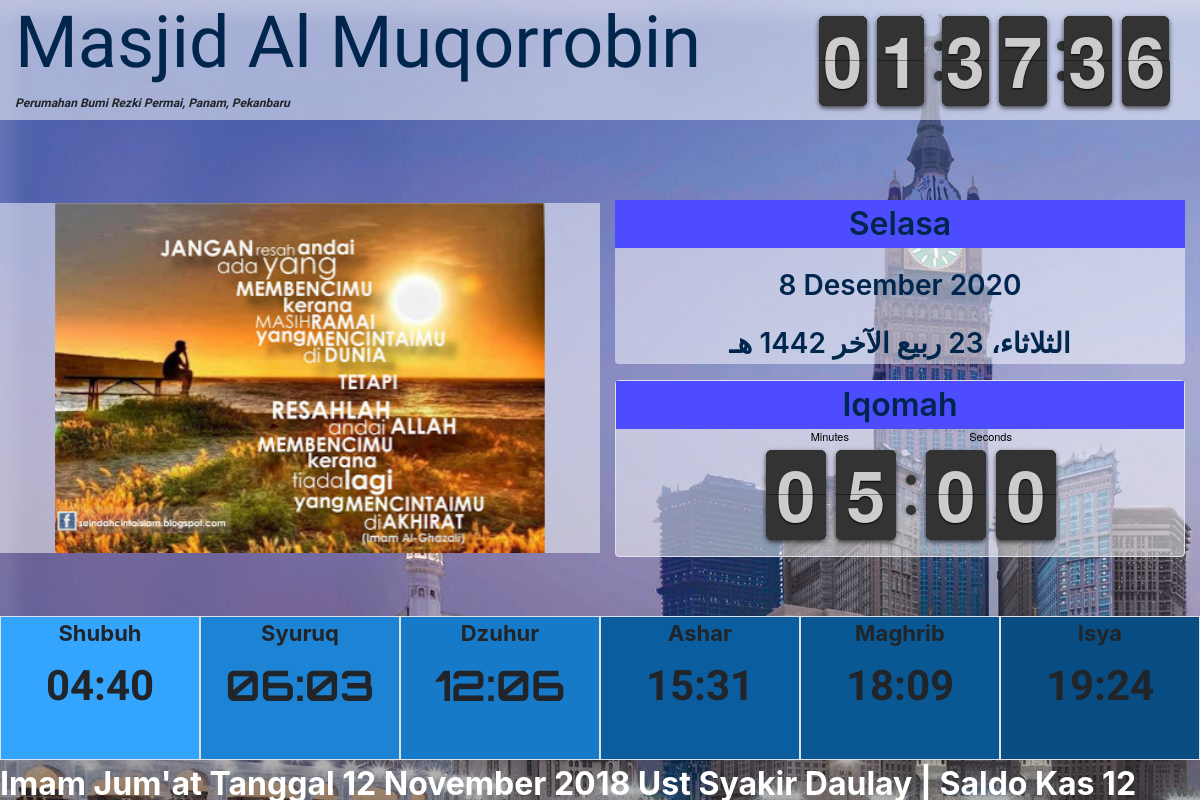
The app's page /jadwal.php, older data.
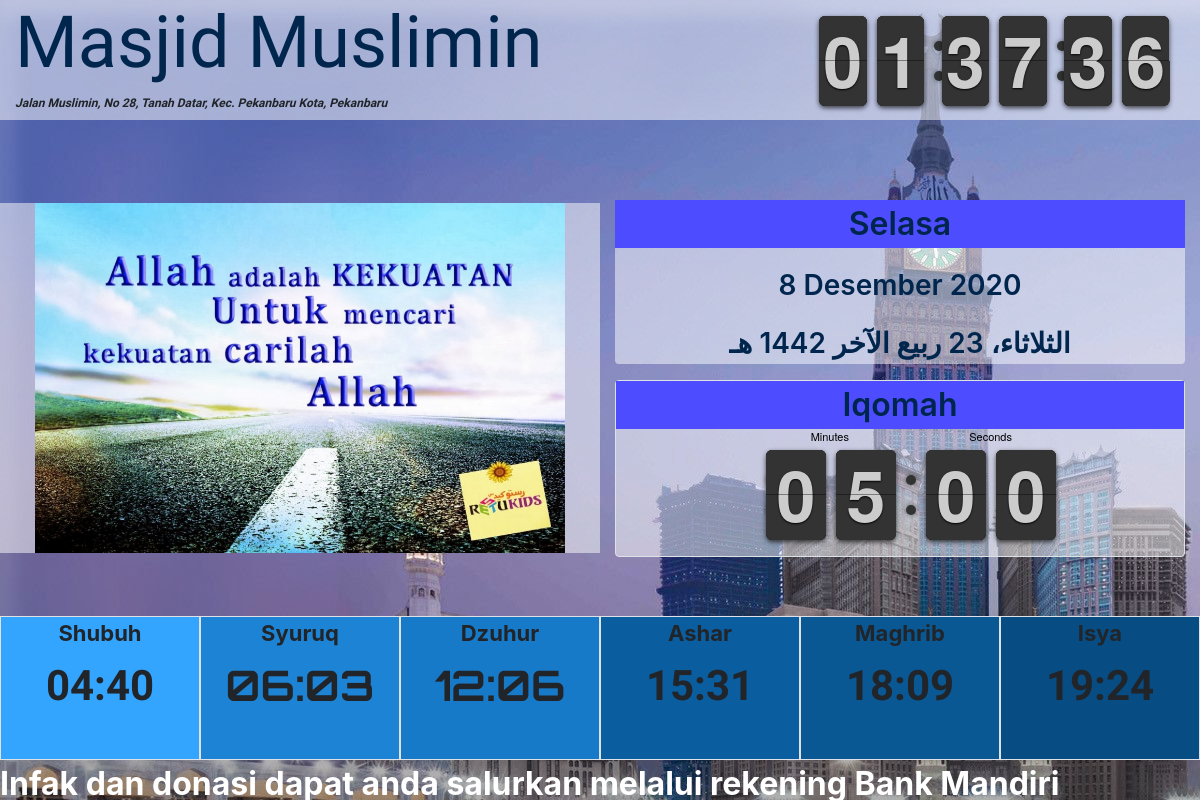
The same page, newer data.
### tables this page shows
CREATE TABLE `masjid` (
  `id` int(11) NOT NULL,
  `email` varchar(100) NOT NULL,
  `password` text NOT NULL,
  `nama` varchar(100) NOT NULL,
  `alamat` text NOT NULL,
  `lo` varchar(20) NOT NULL,
  `ln` varchar(20) NOT NULL,
  `hp` varchar(20) NOT NULL,
  `gambar` text NOT NULL,
  `iqomah` int(11) NOT NULL,
  `khotib` varchar(100) NOT NULL,
  `imam` varchar(100) NOT NULL,
  `muadzin` varchar(100) NOT NULL
);

CREATE TABLE `slider` (
  `id` int(10) NOT NULL,
  `gambar` text NOT NULL
);

### jadwal.php (the view, shortened to what this page needs)
<?php
require "koneksi.php";
$sql="select * from masjid where (id=?)";
$stmt=$conn->prepare($sql);
$stmt->execute([1]);
$result=$stmt->fetch();
$sql2="select * from slider";
$stmt2=$conn->prepare($sql2);
$stmt2->execute();
$result2=$stmt2->fetchAll();
?>
<!DOCTYPE html>
<html lang="en">
<head>
  <link rel="stylesheet" href="dist/css/bootstrap.min.css">
  <link rel="stylesheet" href="dist/css/flipclock.css">
  <link rel="stylesheet" href="dist/css/style.css">
</head>
<body style="background-image: url('img/bg.jpg')">
  <section class="section-header " style="background-color:rgba(255,255,255,0.5);
  ">
  <div class="container-fluid">
    <div class="row">
     <div class="col-md-8 align-middle">
       <h1 style="font-size: 72px;color: #00264d"><?php echo $result['nama'] ?></h1>
       <p style="font-style: italic; font-size:12px;font-weight: 600"><?php echo $result['alamat'] ?></p>
     </div>
     <div class="col-md-4 d-flex justify-content-end">
      <div class="d-flex justify-content-center" style="padding-left: 10px"  id="clock"></div>
    </div>
  </div>
</div>
</section>
<section class="section-body">
 <div class="container-fluid h-100">
  <div class="row h-100 align-items-center" style="padding-top: 20px">
    <div class="col-md-6 d-flex justify-content-center " style="display: block; background-color:rgba(255,255,255,0.5)" >
      <div id="carouselExampleSlidesOnly" class="carousel slide" data-ride="carousel">
        <div class="carousel-inner">
          <?php $no=1 ?>
          <?php foreach ($result2 as $row) : ?>
          <div class="carousel-item <?php if($no==1) {
            echo "active";
          } ?>">
            <img class="img-fluid" style="height: 350px" src="<?php echo $row['gambar'] ?>" alt="First slide">
          </div>
          <?php $no++ ?>
        <?php endforeach;?>
        </div>
      </div>
    </div>
   <div class="col-md-6">
     <div class="text-center rounded" style="background-color:rgba(255,255,255,0.5);padding-left: 0;padding-right: 0">
     <div class="waktu-header" style="background-color: #4d4dff">
       <p class="hari" style="font-size:32px;font-weight: 600; color: #00264d"></p>
     </div>
       <p class="center tanggal " style="font-size:28px;font-weight: 600; color: #00264d" ></p>
       <p class="center hijriah " style="font-size:28px;font-weight: 600; color: #00264d"></p>
     </div>
    <div class="text-center border shadow rounded" style="background-color:rgba(255,255,255,0.5);padding-left: 0;padding-right: 0">
       <div class="waktu-header" style="background-color: #4d4dff">
       <p  style="font-size:32px;font-weight: 600; color: #00264d">Iqomah</p>
     </div>
      <div class="d-flex justify-content-center" id="iqomah"></div>
    </div>
  </div>
</div>
</section>
<section class="section-jadwal">
 <div class="container-fluid h-100">
  <div class="row h-100 ">
    <div class="col-2 border text-center imsak">
      <p style="font-size: 22px;
  margin-bottom: 0.2em;"><b>Shubuh</b></p>
      <p id="shubuh"> </p>
    </div>
    <div class="col-2 text-center border shubuh">
     <p style="font-size: 22px;
  margin-bottom: 0.2em;"><b>Syuruq</b></p>
     <p id="fajar"> </p>
   </div>
   <div class="col-2 border text-center dzuhur">
    <p style="font-size: 22px;
  margin-bottom: 0.2em;"><b>Dzuhur</b></p>
    <p id="dzuhur"> </p>
  </div>
  <div class="col-2 border text-center ashar">
    <p style="font-size: 22px;
  margin-bottom: 0.2em;"><b>Ashar</b></p>
    <p id="ashar"> </p>
  </div>
  <div class="col-2 border text-center maghrib">
    <p style="font-size: 22px;
  margin-bottom: 0.2em;"><b>Maghrib</b></p>
    <p id="maghrib"> </p>
  </div>
  <div class="col-2 border text-center isya">
   <p style="font-size: 22px;
  margin-bottom: 0.2em;"><b>Isya</b></p>
    <p id="isya" > </p>
  </div>
</div>
</div>
</section>
<section class="section-running" style="background-color:rgba(0,0,0,0.3)">
 <div class="container-fluid h-100">
  <div class="row h-100 ">
    <marquee scrolldelay="200">
      <p style="font-size: 32px;">
        <b style="color:white;">
        </b>
      </p>
    </marquee>
  </div>
</div>
</section>
</body>
</html>

Row changes from the older to the newer data that the page shows:
removed slider: gambar (picture)
changed masjid: nama "Masjid Al Muqorrobin" → "Masjid Muslimin"; alamat "Perumahan Bumi Rezki Permai, Panam, Pekanbaru" → "Jalan Muslimin, No 28, Tanah Datar, Kec. Pekanbaru Kota, Pekanbaru"
now on this page (row unchanged): slider: gambar (picture)
